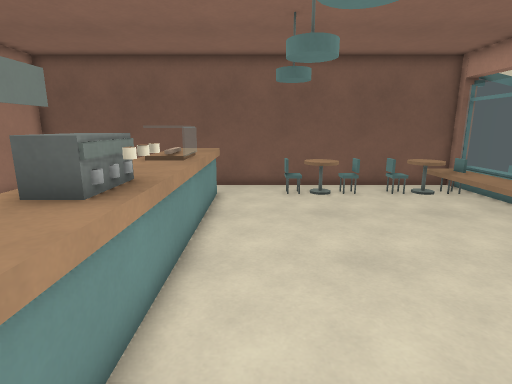
View 1 (above)

15 first-person views from a walk through a 3-D level made in the Godot game engine. The camera is 1.5 m above the floor, tilts 12° down and sees 80° across. Doors that lead somewhere are drawn open, without their leaves. The floor is counted in squares, 0.5 m on a side. Each view is taken from the middle of a square. On the plan, view 1 faces up. The plan holds only what a view shows up to about 20 squares ahead; the rest is blank.

View 2
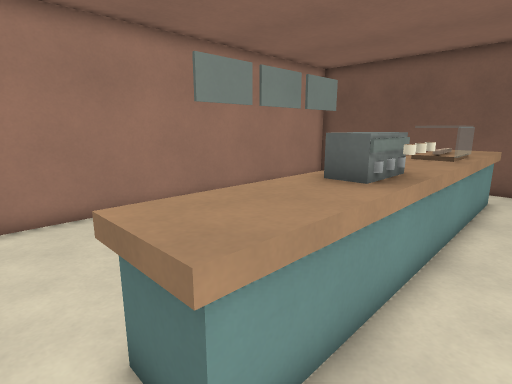

View 3
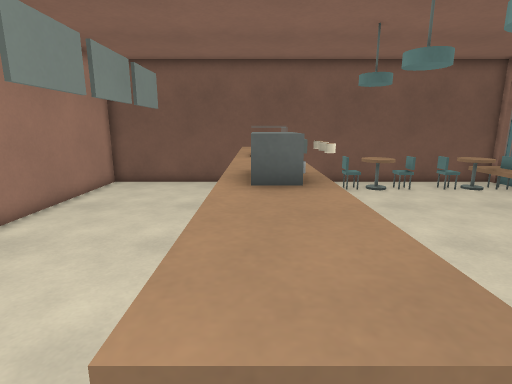

View 4
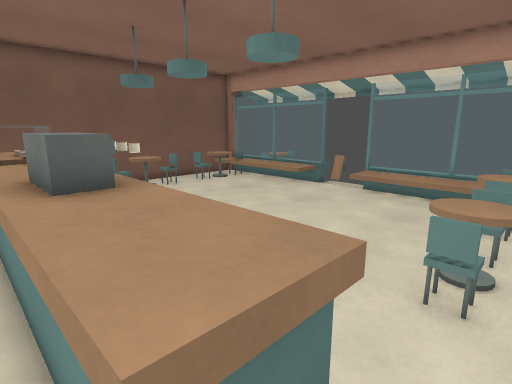

View 5
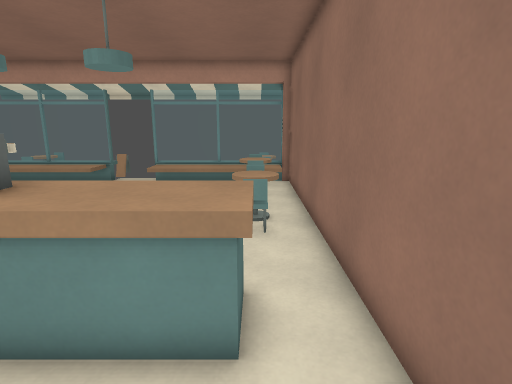

View 6
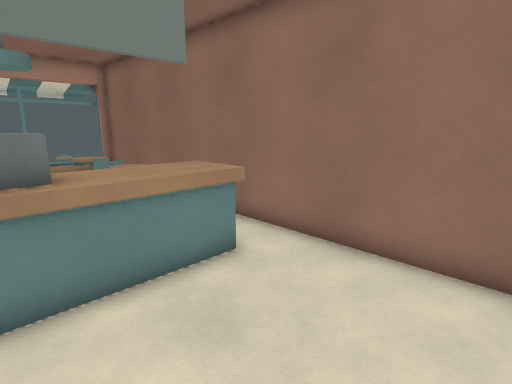

View 7
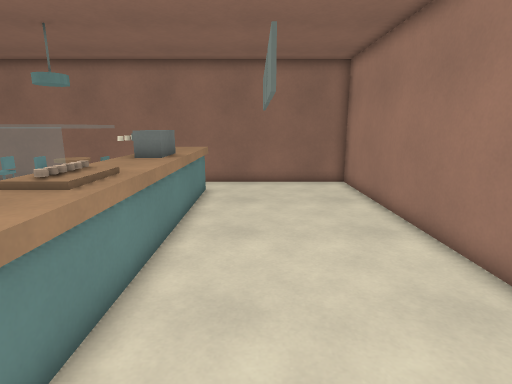

View 8
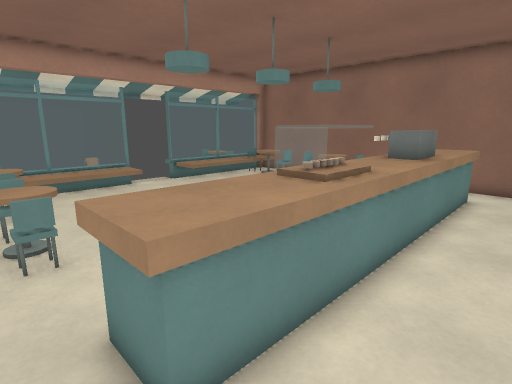

View 9
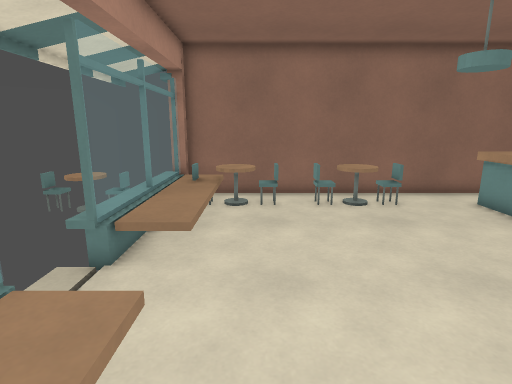

View 10
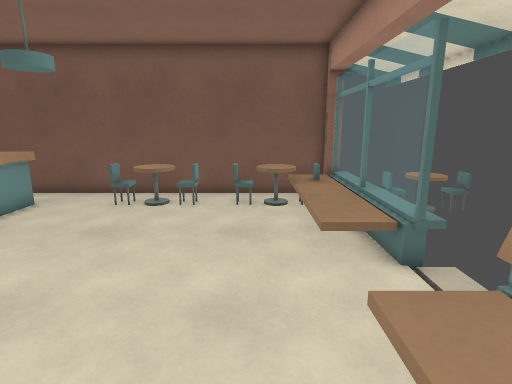

View 11
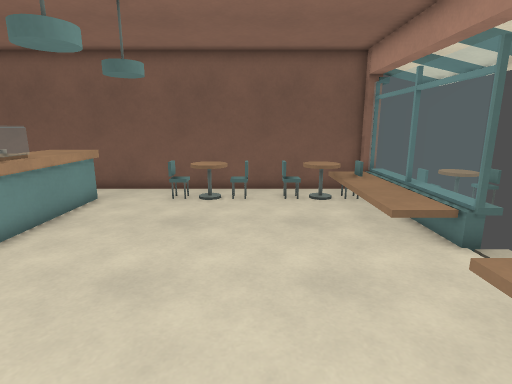

View 12
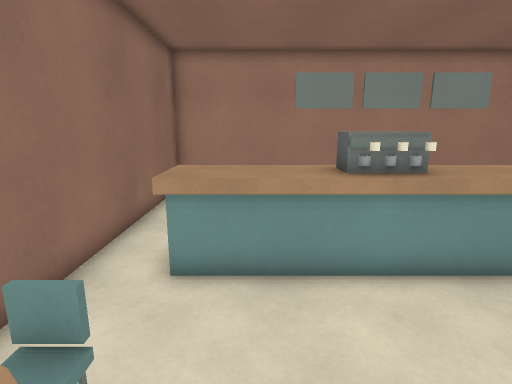

View 13
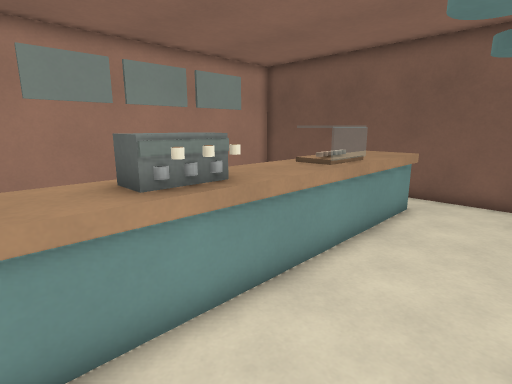

View 14
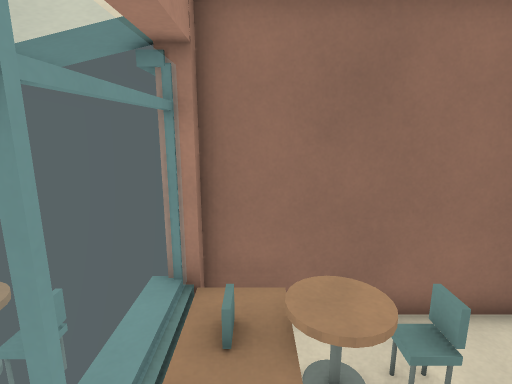

View 15
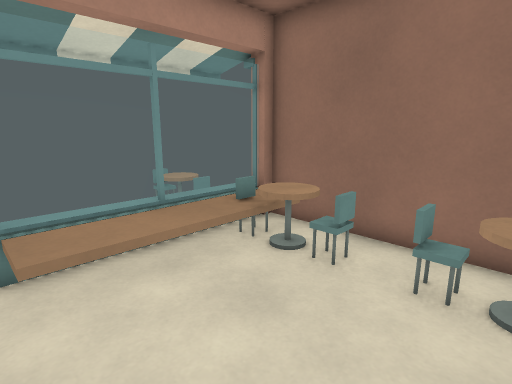

### Floor plan
Key: @ floor where view 1 was taken; # wall or solid block; . main floor; : floor 0.5 m higher than the main floor; + floor 0.75 m higher than the main floor; D door; = window, fence, low wall or low ledge; ^ raised ledge; v drop or lower ground; O other object.
Columns run from 11 left of view 1 to 11 right of it. Each row starts with its distance up from view 1.
 16 #######################
 15 #.............=##...O##
 14 #.......^^...=+==.vOO##
 13 #.......^^....=...=.O##
 12 #.......^^..........O##
 11 #.......^^..........O##
 10 #.......^^..........O#
  9 #.......^^..........O##
  8 #.......^^...........#D
  7 #.......^^............D
  6 #.......^^...........#D
  5 #.......^^..........:##
  4 D.......^^..........:#
  3 D.......^^..........:##
  2 D.......^^..........:##
  1 #.......^^....=.....:##
  0 #.......^^.@.=+==.v+:##
 -1 #.............=##.==:##
 -2 #######################

Where each view was taken, in squares from view 1:
view 1: 0 up, 0 right, facing up
view 2: 1 down, 0 right, facing up-left
view 3: 1 down, 3 left, facing up
view 4: 1 down, 4 left, facing up-right
view 5: 0 up, 7 left, facing right
view 6: 5 up, 9 left, facing down-right
view 7: 15 up, 6 left, facing down
view 8: 15 up, 6 left, facing down-right
view 9: 12 up, 7 right, facing down
view 10: 2 up, 7 right, facing up
view 11: 1 up, 5 right, facing up
view 12: 2 up, 4 right, facing left
view 13: 2 up, 2 right, facing up-left
view 14: 4 up, 9 right, facing down
view 15: 6 up, 3 right, facing down-right
